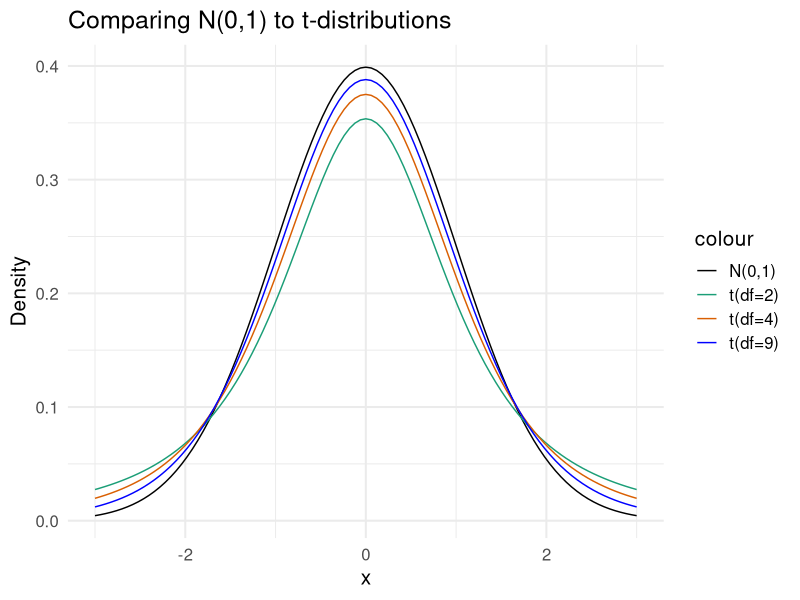
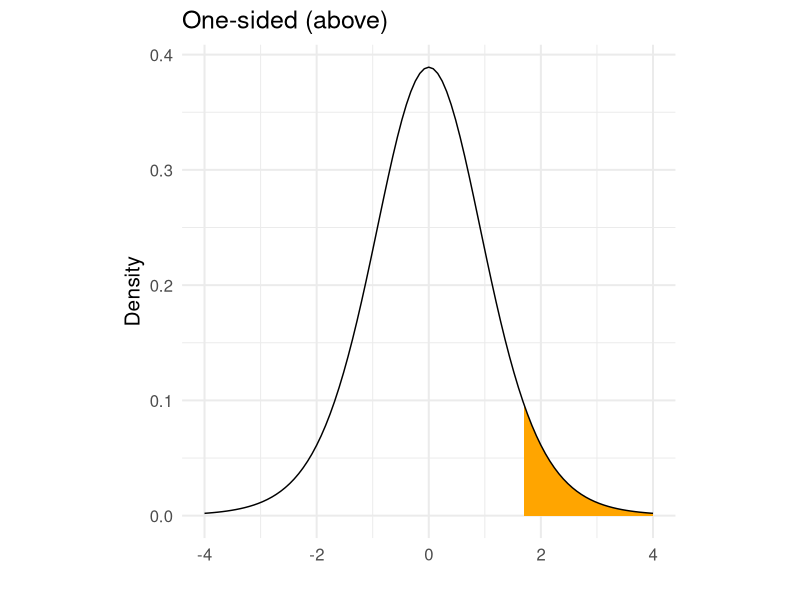
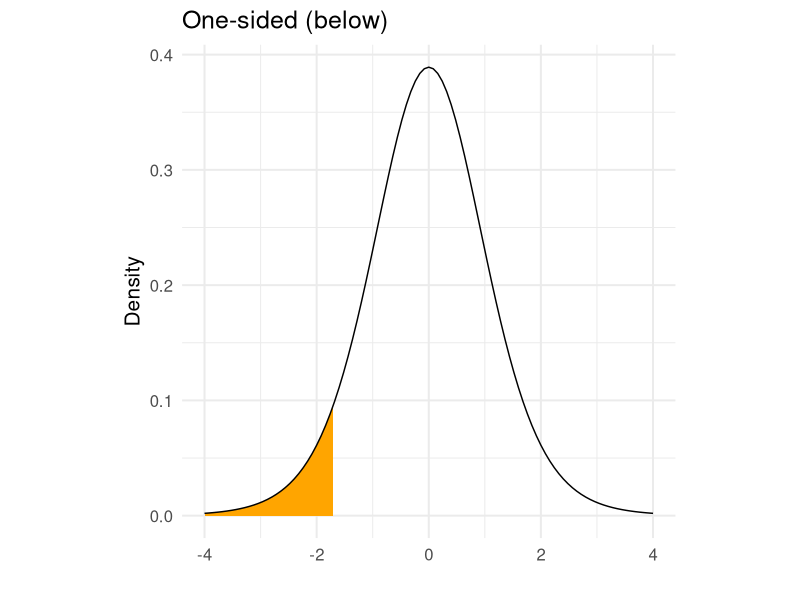
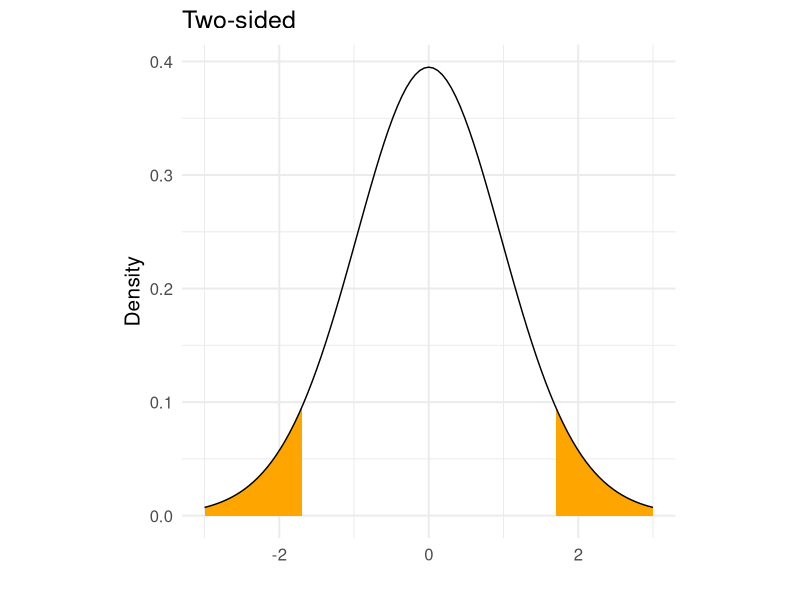
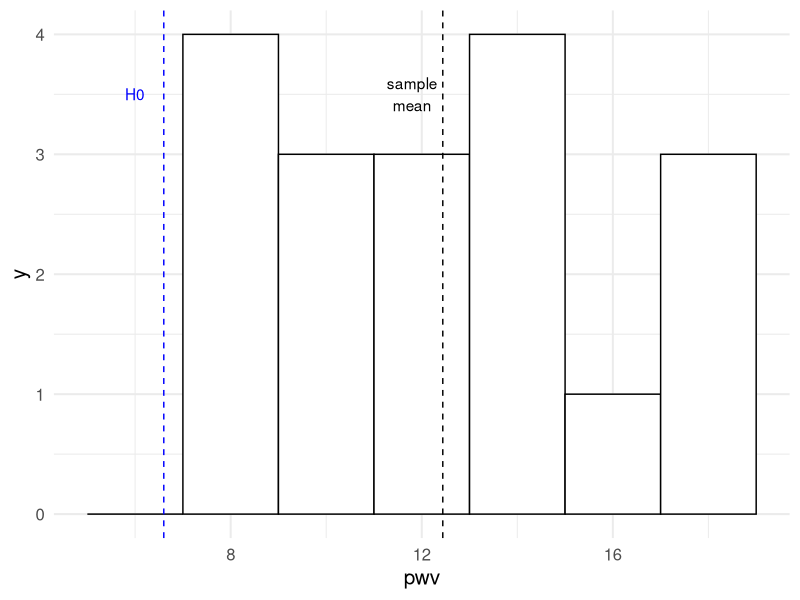
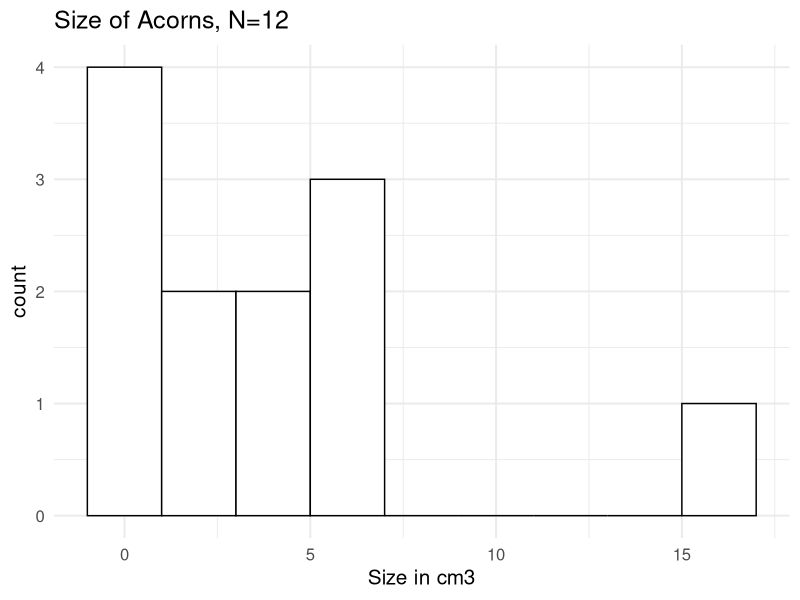
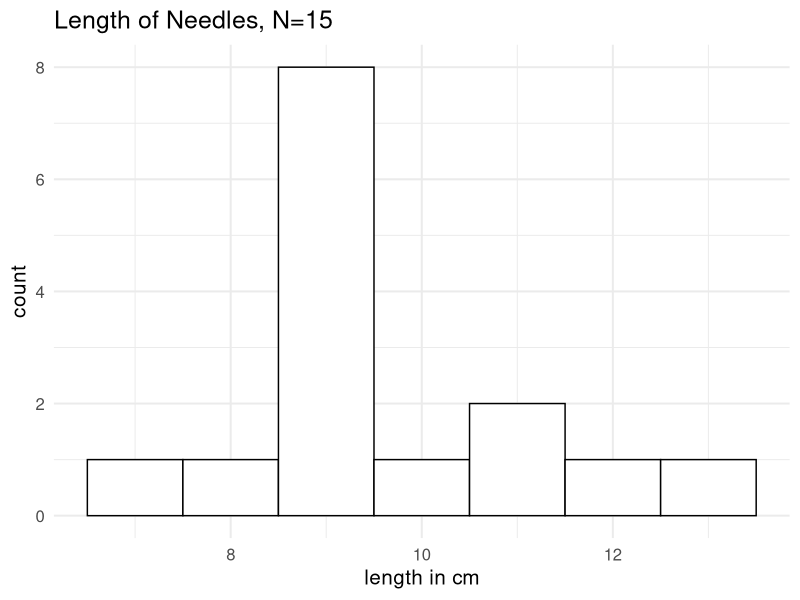
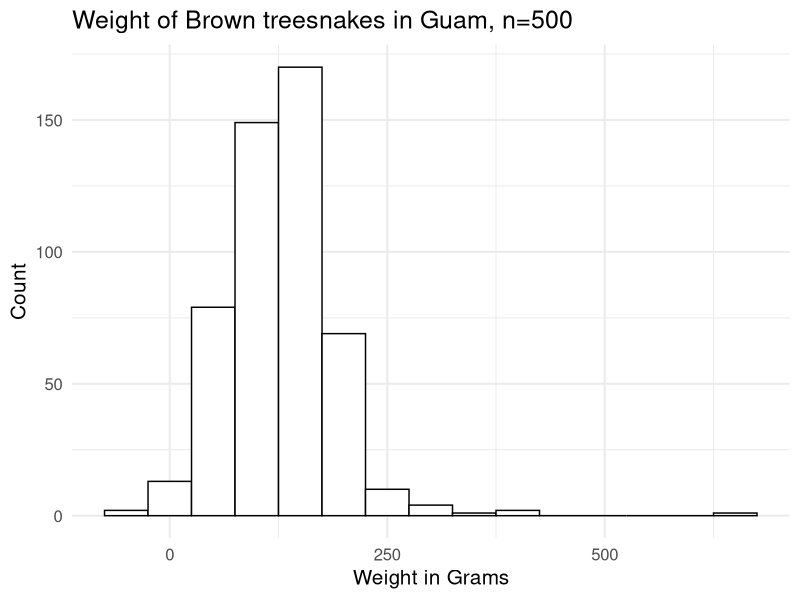

The R script that drew these images, in order:
## ---- chunk 1
library(knitr) # for include_graphics() 
library(dplyr)
## ---- chunk 2
library(ggplot2)
ggplot(data = data.frame(x = c(-3, 3)), aes(x)) +
  stat_function(fun = dnorm, n = 101, args = list(mean = 0, sd = 1), aes(col = "N(0,1)")) +
  theme_minimal(base_size = 15) +
  stat_function(fun = dt, n = 101, args = list(df = 2), aes(col = "t(df=2)")) +
  stat_function(fun = dt, n = 101, args = list(df = 4), aes(col = "t(df=4)")) +
  stat_function(fun = dt, n = 101, args = list(df = 9), aes(col = "t(df=9)")) +
  scale_color_manual(values = c("black", "#1b9e77", "#d95f02","blue")) +
  labs(y = "Density", title = "Comparing N(0,1) to t-distributions")
## ---- chunk 3
library(dplyr)
testosterone <- c(0.30, 0.24, 0.19, 0.17, 0.18, 0.23, 0.24, 0.06, 0.15,
                  0.17, 0.18, 0.17, 0.15, 0.12, 0.25, 0.25, 0.25, 0.32, 
                  0.35, 0.37, 0.39, 0.46, 0.49, 0.42, 0.36)
dat_test <- data.frame(testosterone)
## ---- chunk 4
dat_test %>% summarize(sample_mean = mean(testosterone),
                       sample_sd = sd(testosterone),
                       sample_size = length(testosterone),
                       sample_se = sample_sd/sqrt(sample_size))
## ---- chunk 5
t_star <- qt(p = 0.975, df = 24)
t_star
## ---- chunk 6
dat_test %>% summarize(sample_mean = mean(testosterone),
                       sample_sd = sd(testosterone),
                       sample_size = length(testosterone),
                       sample_se = sample_sd/sqrt(sample_size),
                       margin_of_error = sample_se*t_star, 
                       lower_CI = sample_mean - margin_of_error, 
                       upper_CI = sample_mean + margin_of_error)
## ---- chunk 7
upper <- ggplot(data = data.frame(x = c(-4, 4)), aes(x)) + 
  geom_area(stat = "function", fun = dt, args = list(df=10),
            xlim = c(1.7, 4), fill = "orange") +
  stat_function(fun = dt, n = 101, args = list(df=10)) +
  theme_minimal(base_size = 15) + 
  labs(title = "One-sided (above)", y = "Density", x = "") +
  theme(aspect.ratio=1) 
upper
## ---- chunk 8
lower <- ggplot(data = data.frame(x = c(-4, 4)), aes(x)) + 
  geom_area(stat = "function", fun = dt, args = list(df=10),
            xlim = c(-4, -1.7), fill = "orange") +
  stat_function(fun = dt, n = 101, args = list(df=10)) +
  theme_minimal(base_size = 15) + 
  labs(title = "One-sided (below)", y = "Density", x = "") +
  theme(aspect.ratio=1)
lower
## ---- chunk 9
both <- ggplot(data = data.frame(x = c(-3, 3)), aes(x)) + 
  geom_area(stat = "function", fun = dt, args = list(df=25),
            xlim = c(1.7, 3), fill = "orange") +
  geom_area(stat = "function", fun = dt, args = list(df=25),
            xlim = c(-3, -1.7), fill = "orange") +
  stat_function(fun = dt, n = 101, args = list(df=25)) +
  theme_minimal(base_size = 15) + 
  labs(title = "Two-sided", y = "Density", x = "") +
  theme(aspect.ratio=1)

#library(patchwork)
both
#upper + lower + both + plot_layout() 
## ---- chunk 10
pwv <- c(18.8, 17.6, 17.5, 16.0, 14.8, 14.1, 13.7, 13.1, 12.9,
         12.9, 12.4, 10.1, 9.3,  9.1,  8.3,  8.3,  7.9,  7.2)

pwv_dat <- data.frame(pwv)
## ---- chunk 11
ggplot(pwv_dat, aes(x = pwv)) +
  theme_minimal(base_size = 15) +
  geom_histogram(binwidth = 2, fill = "white", col = "black") +
  geom_vline(xintercept = 6.6, lty = 2, col = "blue") +
  geom_text(aes(x=6, y = 3.5, label = "H0"), check_overlap = T, col = "blue") +
  geom_vline(xintercept = 12.44, lty = 2) +
  geom_text(aes(x=11.8, y = 3.5, label = "sample\nmean"), check_overlap = T) 
## ---- chunk 12
pwv_dat %>% 
  summarize(sample_mean = mean(pwv),
            sample_sd = sd(pwv),
            sample_size = length(pwv),
            sample_se = sample_sd/sqrt(sample_size),
            t_test = (sample_mean - 6.6)/sample_se, 
            p_value = 1 - pt(t_test, df = sample_size - 1))
## ---- chunk 13
t.test(x = pwv_dat %>% pull(pwv), alternative = "greater", mu = 6.6)
## ---- chunk 14
acorns <- c(0.3, 0.4,0.5,1,2,2.5,4,5,6,6.2,7,16.5)
acorn_dat <- data.frame(acorns)
ggplot(acorn_dat, aes(x = acorns)) +
  theme_minimal(base_size = 15) +
  geom_histogram(binwidth = 2, fill = "white", col = "black") +
   labs(title = "Size of Acorns, N=12", y = "count", x = "Size in cm3") 
## ---- chunk 15
needl <- c(7.2,7.8,8.6,8.6,8.7,8.8,8.8,9,9.3,9.5,10.2,11,11.3,12,12.8)
needl_dat <- data.frame(needl)
ggplot(needl_dat, aes(x = needl)) +
  theme_minimal(base_size = 15) +
  geom_histogram(binwidth = 1, fill = "white", col = "black") +
   labs(title = "Length of Needles, N=15", y = "count", x = "length in cm") 
## ---- chunk 16
snakes <- c(rnorm(n=490,mean=125,sd=50),210,210,210,250,300,320,350,390,400,650)
snakes_dat <- data.frame(snakes)
ggplot(snakes_dat, aes(x = snakes)) +
  theme_minimal(base_size = 15) +
  geom_histogram(binwidth = 50, fill = "white", col = "black") +
   labs(title = "Weight of Brown treesnakes in Guam, n=500", y = "Count", x = "Weight in Grams") 
## ---- chunk 17
coccoon <- c(rnorm(n=650,mean=9,sd=1),rnorm(n=150,mean=14,sd=1))
coc_dat <- data.frame(coccoon)
ggplot(coc_dat, aes(x = coccoon)) +
  theme_minimal(base_size = 15) +
  geom_histogram(binwidth = .5, fill = "white", col = "black") +
   labs(title = "Width of Bee Coccoons in Sweden, N=800", y = "Count", x = "width in mm") 
